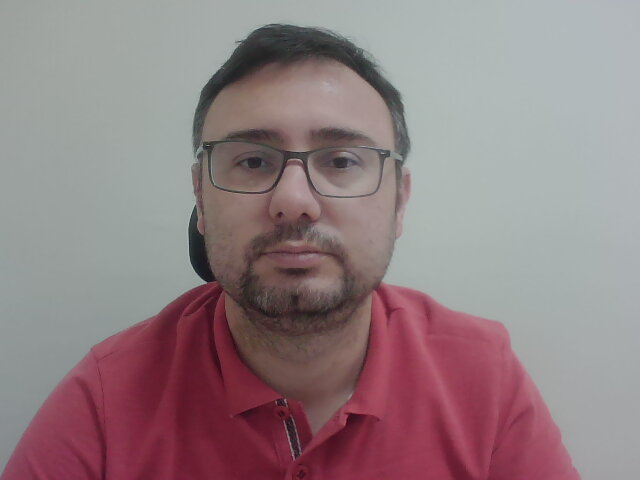
#> input picture images/yuz.jpg, 640 x 480 px
$ python goruntu_renk_donusumu.py
#> lines starting #> are read from the running program, lines starting #| are printed output that depends on the picture; after the words box and inside, x2 and y2 are one past the last pixel; in counts of white or black regions, pixels touching at a corner belong together
import cv2
import numpy as np
import os

yol = os.path.join(os.getcwd(), "images", "yuz.jpg")
goruntu = cv2.imread(yol)
#> goruntu is the input picture: shape (480, 640, 3); mean B, G, R 131, 127.7, 146
# gri renk uzayına dönüşüm
# herbir piksel r,g, ve b renk değerleri için 8 bit(1 byte) bilgi tutar
# fakat gri tonlama her piksel için sadece 1 byte veri tutar
# opencv bgr ile okur
gri = cv2.cvtColor(goruntu, cv2.COLOR_BGR2GRAY)
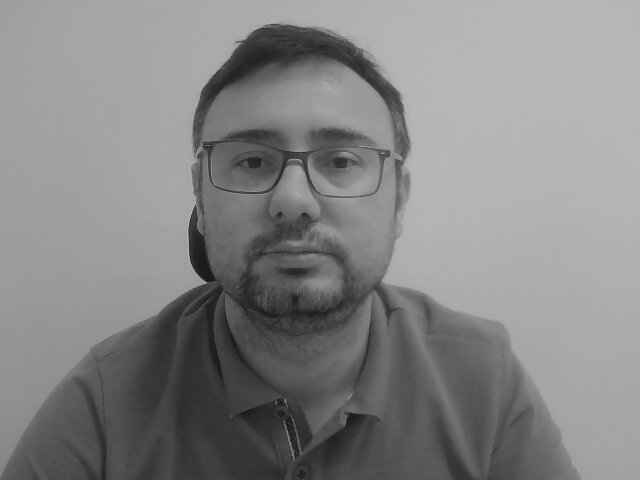
#> gri: shape (480, 640); min 13, max 190, mean 133.5
# siyah-beyaz dönüşümü bir eşik değeri ile olur
# örneğin eşik değeri 60 ise 60 ve ondan küçük olan pikseller siyah diğerleri beyaz

t, sb = cv2.threshold(gri, 95, 255, cv2.THRESH_BINARY)
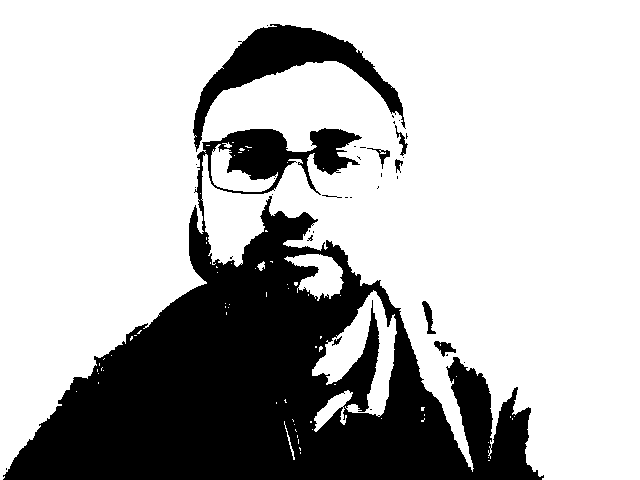
#> sb: shape (480, 640); 71.9% white; 35 black regions (26 under 20 px), largest, box (x1, y1, x2, y2) and area: (3, 128, 544, 480) 78794, (193, 24, 406, 152) 6854, (422, 301, 436, 334) 195


# gösterimler
cv2.imshow("renkli", goruntu)
cv2.imshow("gri", gri)
cv2.imshow("siyah beyaz",sb)
cv2.waitKey(0)
cv2.destroyAllWindows()
